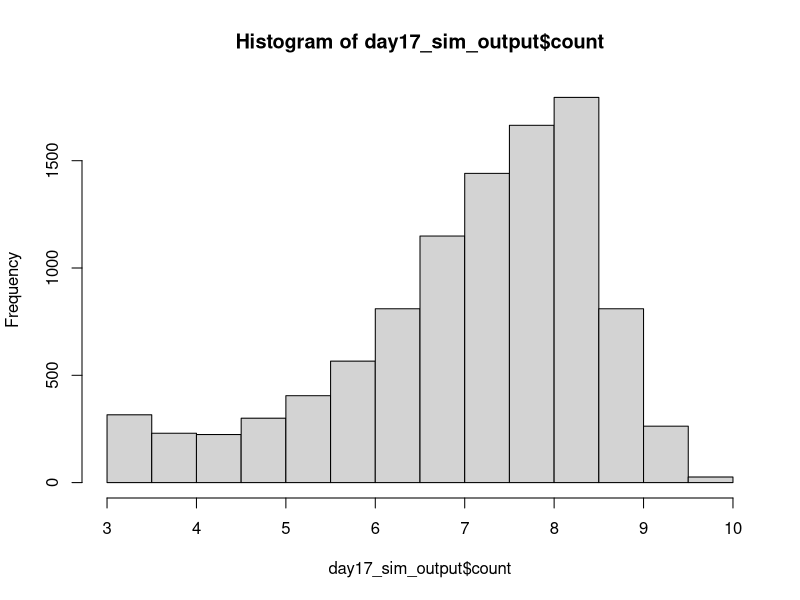
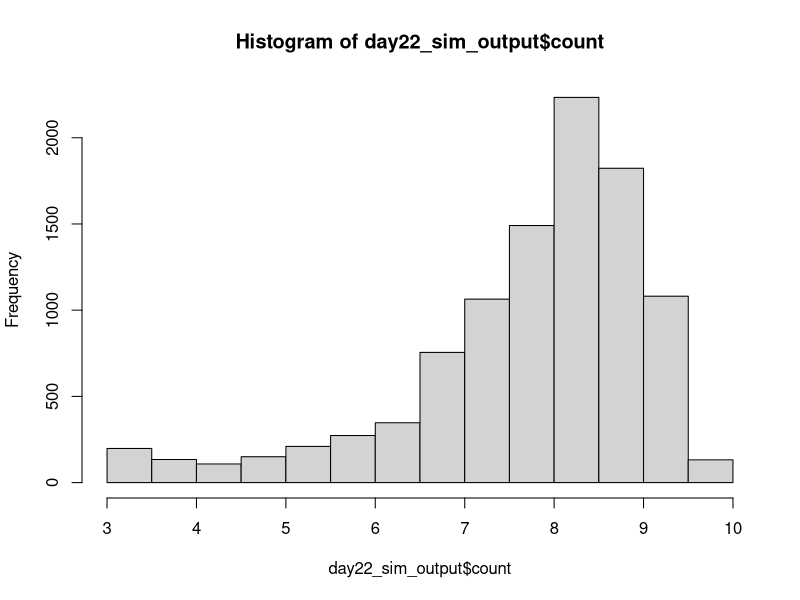

The R source for these figures, in order: (Note: this script raises an error after producing the figures.)
## ---------------------------Title---------------------------------------------
# CIDA Shelf Life Model

## ---------------------------Description---------------------------------------
# Project: CIDA Spinach 

# Description: 

## ---------------------------Packages------------------------------------------

#   Loading packages
library(dplyr); library(MASS); library(VGAM)

## ---------------------------Seed----------------------------------------------

#Set seed
set.seed(1)

## ---------------------------Inputs--------------------------------------------

#Load in data

strain_param <- read.csv("primary_model_parameters_strain_by_rep_2022_08_26.csv", header = TRUE)
apc_param <- read.csv("primary_model_parameters_apc_by_rep_2022_09_01.csv", header = TRUE)

mumax_secon <- read.csv("secondary_model_mumax_strain_by_rep_2022-09-01.csv", header = TRUE)
lag_secon <- read.csv("secondary_model_lag_strain_by_rep_2022_09_01.csv", header = TRUE)
lag_apc_secon <- read.csv("secondary_model_lag_apc_by_rep2022_09_01.csv", header = TRUE)

initial_count <- read.csv("initial_distribution_2022_08_24.csv", header = TRUE)
st_frequency <- read.csv("st_frequency_2022_05_18.csv", header = TRUE)

#Change strain parameters to lowercase 
strain_param$isolate <- tolower(strain_param$isolate)
apc_param$isolate <- tolower(apc_param$isolate)

mumax_secon$isolate <- tolower(mumax_secon$isolate)
lag_secon$isolate <- tolower(lag_secon$isolate)

#Initial Count Distribution: Log transforming initial count, and fitting a normal distribution to the data
initial_count_dist <- function(n){
  ans <- runif(n, min = initial_count$min, max = initial_count$max)
  return(ans)
}

#ST Distribution
isolates <- st_frequency$cida_isolates
st_prev <- st_frequency$frequency

st_dist <- function(n) {
ans <- sample(isolates, size = n, prob = st_prev, replace = T)
return(ans)
}

#Storage Temperature Distribution
temp_location <- 4
temp_shape <- 2.31

temp_dist <- function(n) {
  ans <- rlaplace(n, temp_location, temp_shape)
  for(i in 1:n)
  while (ans[i] < 0 | ans[i] > 10) {
    ans[i] <- rlaplace(1, temp_location, temp_shape)
  }
  return(ans)
}

#Primary Growth Models 


#Baranyi
baranyi <- function(day, log10n0, log10nmax, mumax, lag){
  log10n <- log10nmax + log10((-1 + exp(mumax * lag) + exp(mumax * day))/(exp(mumax * day) - 1 + exp(mumax * lag) * 10^(log10nmax - log10n0)))
}

#Baranyi without lag
baranyi_no_lag <- function(day, log10n0, log10nmax, mumax){
  log10n <- log10nmax - log10(1 + (10^(log10nmax - log10n0) - 1) * exp(-mumax * day))
}

#Buchanan
buchanan <- function(day, log10n0, log10nmax, mumax, lag){
  log10n <- log10n0 + (day >= lag) * (day <= (lag + (log10nmax - log10n0) * log(10) / mumax)) * mumax * (day - lag) / log(10) + (day >= lag) * (day>(lag + (log10nmax - log10n0) * log(10) / mumax)) * (log10nmax - log10n0)
}

#Buchanan without lag
buchanan_no_lag <- function(day, log10n0, log10nmax, mumax){
  log10n <- log10n0 + (day <= ((log10nmax - log10n0) * log(10) / mumax)) * mumax * day / log(10) + (day > ((log10nmax - log10n0) * log(10) / mumax)) * (log10nmax - log10n0)
}

#Gompertz
gompertz <- function(day, log10n0, log10nmax, mumax, lag){
  log10n <- log10n0 + (log10nmax - log10n0) * exp(-exp(mumax * exp(1) * (lag - day) / ((log10nmax - log10n0) * log(10)) + 1))
}


log10N_with_lag <- function(day, log10n0, log10nmax, mumax, lag, model) {
  ans <- numeric(length = length(day))
  for(i in seq_along(day)){
    if (model[i] == "baranyi") {
      ans[i] <- baranyi(day[i], log10n0[i], log10nmax[i], mumax[i], lag[i])
    }
    else if(model[i] == 'buchanan') {
      ans[i] <- buchanan(day[i], log10n0[i], log10nmax[i], mumax[i], lag[i])
    }
    else if(model[i] == "gompertz"){
      ans[i] <- gompertz(day[i], log10n0[i], log10nmax[i], mumax[i], lag[i])
    } 
    else{
      stop(paste0(model, " is not a valid model name. Must be one of Buchanan, Baranyi, Gompertz."))
    }
  }
  return(ans)
  
}

log10N_without_lag <- function(day, log10n0, log10nmax, mumax, model) {
  ans <- numeric(length = length(day))
  for(i in seq_along(day)){
    if (model[i] == "baranyi_no_lag") {
      ans[i] <- baranyi_no_lag(day[i], log10n0[i], log10nmax[i], mumax[i])
    }
    else if(model[i] == 'buchanan_no_lag') {
      ans[i] <- buchanan_no_lag(day[i], log10n0[i], log10nmax[i], mumax[i])
    }
    else{
      stop(paste0(model, " is not a valid model name. Must be one of Buchanan, Baranyi, Gompertz."))
    }
  }
  return(ans)
  
}

#Secondary model 

NewMu <- function(temp, b, temp_min) {
  sqrt_mu <- b*(temp - temp_min)
  ans <- sqrt_mu^2
  return(ans)
}

NewLag <- function(temp, b, temp_min) {
  sqrt_lag <- b*(temp - temp_min)
  ans <- sqrt_lag^2
  return(ans)
}

## ---------------------------Simulation Overview-------------------------------

n_packages <- 10000
n_sim <- n_packages
n_day <- 22

## ---------------Assigning Model Inputs----------------------------------------

#Assigning initial count, ST and temperature to each package
packages_sim <- data.frame(matrix(, nrow = n_sim, ncol = 9))
colnames(packages_sim) <- c("package", "initial_count", "storage_temp", "isolate", "isolate_rep", "model", "lag", "mu", "nmax")

packages_sim$package <- rep(1:n_packages)
packages_sim$initial_count <- initial_count_dist(n_sim)
packages_sim$storage_temp <- temp_dist(n_sim)
packages_sim$isolate <- st_dist(n_sim)
packages_sim$isolate_rep <- sample(1:3, n_sim, replace = TRUE)

#Assigning a growth model to each package. The selected model will be the best fitting model at 6˚C 
for(i in 1:n_sim){
  strain_index <- which(packages_sim$isolate[i] == strain_param$isolate & packages_sim$isolate_rep[i] == strain_param$rep & 6 == strain_param$temp)
  packages_sim$model[i] <- strain_param$model_type[strain_index]
}

#Assign lag to each package

for(i in 1:n_sim){
  rep <- packages_sim$isolate_rep[i]
  if(packages_sim$isolate[i] == "s12-0180"){
    rep <- sample(c(1, 3), 1, replace = TRUE)
  } else if (packages_sim$isolate[i] == "s12-0184"){
    rep <- 1
  } else if (packages_sim$isolate[i] == "s12-0132"){
    rep <- 3
  }  else {
    rep <- rep
  }
  apc_lag <- 0
  strain_index <- which(packages_sim$isolate[i] == lag_secon$isolate & rep == lag_secon$rep)
  strain_lag <- NewLag(packages_sim$storage_temp[i], lag_secon$b_mu[strain_index], lag_secon$temp_min_mu[strain_index])
  strain_lag <- ifelse(packages_sim$isolate[i] == "s12-0166", 0, strain_lag)
  packages_sim$lag[i] <- runif(n = 1, min = min(strain_lag, apc_lag), max = max(strain_lag, apc_lag))
  packages_sim$lag[i] <- packages_sim$lag[i]*0.8
}

packages_sim$lag <- ifelse(packages_sim$model %in% c("baranyi_no_lag", "buchanan_no_lag"), NA, packages_sim$lag)

#Assign mumax to each package
for(i in 1:n_sim){
  rep <- ifelse(packages_sim$isolate[i] == "s12-0141", 1, packages_sim$isolate_rep[i])
  strain_index <- which(packages_sim$isolate[i] == mumax_secon$isolate & rep == mumax_secon$rep)
  package_mu <- NewMu(packages_sim$storage_temp[i], mumax_secon$b_mu[strain_index], mumax_secon$temp_min_mu[strain_index])
  packages_sim$mu[i] <- package_mu
}

#Assign nmax to each package
for(i in 1:n_sim){
  rep <- packages_sim$isolate_rep[i]
strain_index <- which(packages_sim$isolate[i] == strain_param$isolate & rep == strain_param$rep & 6 == strain_param$temp)
apc_index <- which(packages_sim$isolate[i] == apc_param$isolate & rep == apc_param$rep & 6 == apc_param$temp)
strain_nmax <- strain_param$nmax[strain_index]
apc_nmax <- apc_param$nmax[strain_index]
packages_sim$nmax[i] <- runif(n = 1, strain_nmax, apc_nmax)
}

## ----------------Assessing Growth Over Shelf Life-----------------------------

models_with_lag <- c("baranyi", "buchanan", "gompertz")

shelf_life_sim <- packages_sim[rep(seq_len(nrow(packages_sim)), each = 22), ]
rownames(shelf_life_sim) <- 1:nrow(shelf_life_sim)
shelf_life_sim["day"] <- rep(1:n_day, times = n_sim)
shelf_life_sim["count"] <- NA

shelf_life_sim[is.na(shelf_life_sim$lag), ] <- shelf_life_sim[is.na(shelf_life_sim$lag), ] %>% 
  mutate(count = log10N_without_lag(day, initial_count, nmax, mu, model))

shelf_life_sim[!is.na(shelf_life_sim$lag), ] <- shelf_life_sim[!is.na(shelf_life_sim$lag), ] %>% 
  mutate(count = log10N_with_lag(day, initial_count, nmax, mu, lag, model))

## --------------------------------Plotting Outcome-----------------------------

day17_sim_output <- shelf_life_sim %>%
  filter(day == 17)

h17 <- hist(day17_sim_output$count)
h17


day22_sim_output <- shelf_life_sim %>%
  filter(day == 22)

h22 <- hist(day22_sim_output$count)
h22

## --------------------------------Threshold------------------------------------

sa_temp <- shelf_life_sim %>%
  group_by(day) %>%
  summarise(prop_fail = sum(count > 7.6)/n_packages) %>%
  mutate(adj = 0.8) %>%
  mutate(param = "lag")

## --------------------------------Export---------------------------------------

date <- Sys.Date()
date <- gsub("-", "_", date)
file_name <- paste0("output/sa_lag_", date,".csv")
  
write.table(sa_temp, file_name, sep = ",", col.names = !file.exists(file_name), append = T, row.names = FALSE)
